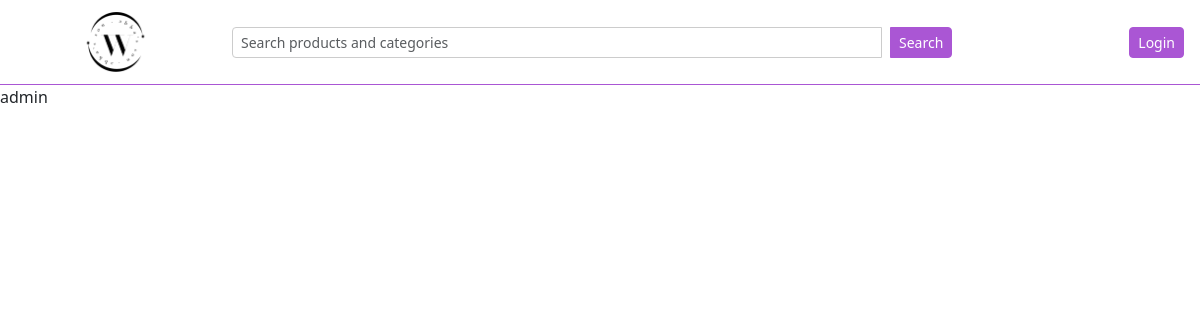
The page /adminlog/user_insight/ on the database as committed earlier.
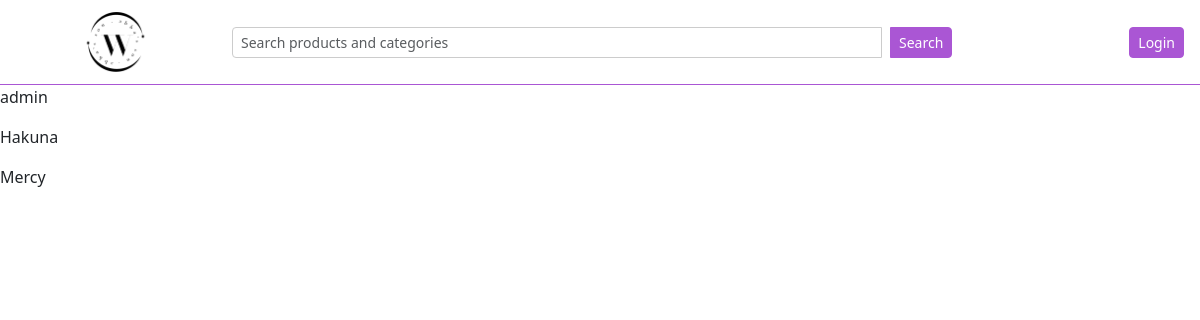
The same page on the database as committed later.
### user/models.py (models this page shows, shortened)
class CustomUser(AbstractUser):
    phone = PhoneNumberField(region='NG', blank=True, null=True) # type: ignore

### adminlog/views.py (the view)
# urls.py: path('user_insight/', views.user_insight, name='insight'),
def user_insight(request):
    user = get_user_model()
    all_users = user.objects.all()
    return render(request, 'user_check.html', {'user':all_users,})

### adminlog/templates/user_check.html (shortened to what this page needs)
{% extends "layout.html" %}
{% block content %}
    {% for user in user %}
        <p> {{user.username}} </p>
    {% endfor %}
{% endblock content %}

Rows that differ between the two databases and show on the page:
added CustomUser: username "Hakuna"
added CustomUser: username "Mercy"
